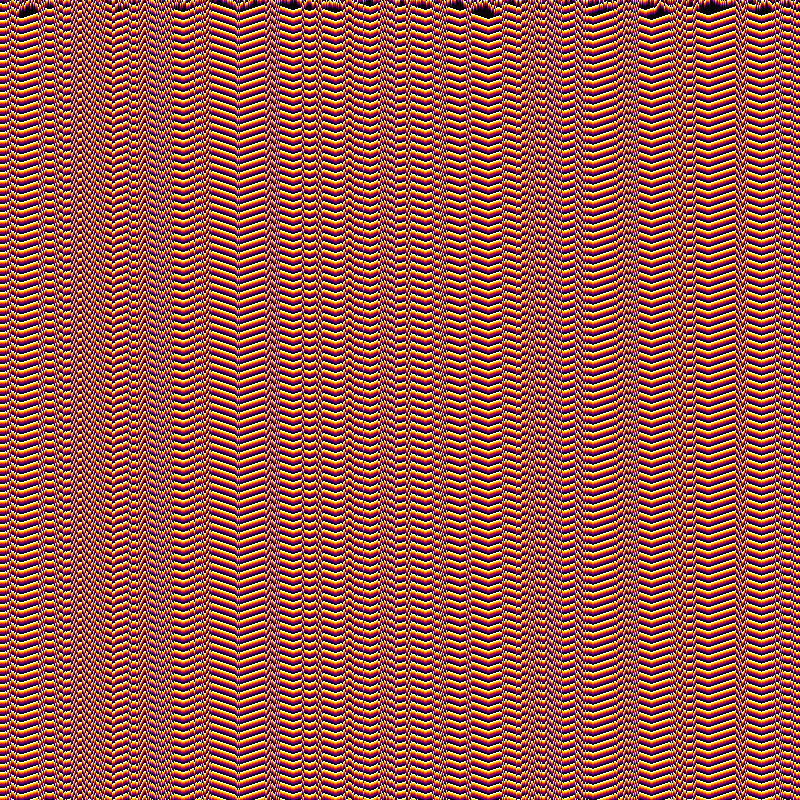
#> input picture showcase/loop_01_rule_04_random.png, 800 x 800 px
$ python gif_showcase.py
#> lines starting #> are read from the running program, lines starting #| are printed output that depends on the picture
import os
import shutil
from PIL import Image

# 1. Output configurations
OUTPUT_GIF_PATH = "winners_1x5_showcase.gif"
ARTIFACT_DIR = r"C:\Users\dimitris\.gemini\antigravity-cli\brain\ef3bfa56-bb9c-4382-99f6-46986bd58e36"

# 2. Dimensions and spacing (Seamless edge-to-edge stitching)
IMAGE_W = 240
IMAGE_H = 240
PADDING = 0  # 0 padding for seamless horizontal strip

# Calculate total canvas size
CANVAS_WIDTH = 5 * IMAGE_W + 4 * PADDING
CANVAS_HEIGHT = IMAGE_H

# 3. Simple list of image paths to process (flat list).
#    showcase/ holds committed copies of the originals, so the GIF can be rebuilt from a clone.
IMAGE_LIST = [
    r"showcase/loop_01_rule_04_random.png",
    r"showcase/loop_02_rule_02_random.png",
    r"showcase/loop_02_rule_04_random.png",
    r"showcase/loop_02_rule_07_single_seed.png",
    r"showcase/loop_03_rule_08_single_seed.png",

    r"showcase/loop_06_rule_01_random.png",
    r"showcase/loop_08_rule_01_random.png",
    r"showcase/loop_08_rule_02_random.png",
    r"showcase/loop_09_rule_08_single_seed.png",
    r"showcase/loop_10_rule_08_single_seed.png",

    r"showcase/loop_11_rule_03_random.png",
    r"showcase/loop_25_rule_08_random.png",
    r"showcase/loop_11_rule_05_random.png",
    r"showcase/loop_12_rule_02_single_seed.png",
    r"showcase/loop_12_rule_04_random.png",

    r"showcase/loop_13_rule_04_random.png",
    r"showcase/loop_13_rule_10_single_seed.png",
    r"showcase/loop_14_rule_03_single_seed.png",
    r"showcase/loop_14_rule_07_single_seed.png",
    r"showcase/loop_15_rule_09_random.png",

    r"showcase/loop_17_rule_09_single_seed.png",
    r"showcase/loop_20_rule_05_single_seed.png",
    r"showcase/loop_20_rule_06_single_seed.png",
    r"showcase/loop_22_rule_07_single_seed.png",
    r"showcase/loop_23_rule_07_single_seed.png",

    r"showcase/loop_23_rule_05_random.png",
    r"showcase/loop_24_rule_01_single_seed.png",
    r"showcase/loop_24_rule_02_single_seed.png",
    r"showcase/loop_24_rule_09_single_seed.png",
    r"showcase/loop_25_rule_01_single_seed.png",


]

def create_1x5_showcase():
    # Only keep images that can form full groups of 5
    num_full_groups = len(IMAGE_LIST) // 5
    total_images_to_use = num_full_groups * 5

    # Warn about discarded images
    discarded = len(IMAGE_LIST) - total_images_to_use
    if discarded > 0:
        print(f"WARNING: Discarding {discarded} remaining image(s) as they cannot make up a full group of 5.")

    images_to_process = IMAGE_LIST[:total_images_to_use]
    frames = []

    print(f"Stitching {total_images_to_use} images into {num_full_groups} frames (1x5 layout)...")

    for g_idx in range(num_full_groups):
        # Create base canvas for this frame
        frame_canvas = Image.new("RGBA", (CANVAS_WIDTH, CANVAS_HEIGHT), color=(0, 0, 0, 255))

        # Get the 5 images for this group
        group_images = images_to_process[g_idx * 5 : (g_idx + 1) * 5]

        for i_idx, img_path in enumerate(group_images):
            x_offset = i_idx * (IMAGE_W + PADDING)

            if os.path.exists(img_path):
                img = Image.open(img_path).convert("RGBA")
                img_resized = img.resize((IMAGE_W, IMAGE_H), Image.Resampling.LANCZOS)
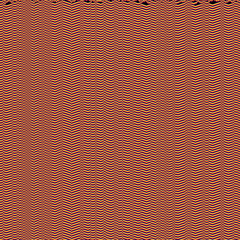
#> img_resized: PIL image 240x240 RGBA; mean R, G, B, A 159.5, 86.1, 65.9, 255
                frame_canvas.paste(img_resized, (x_offset, 0), img_resized)
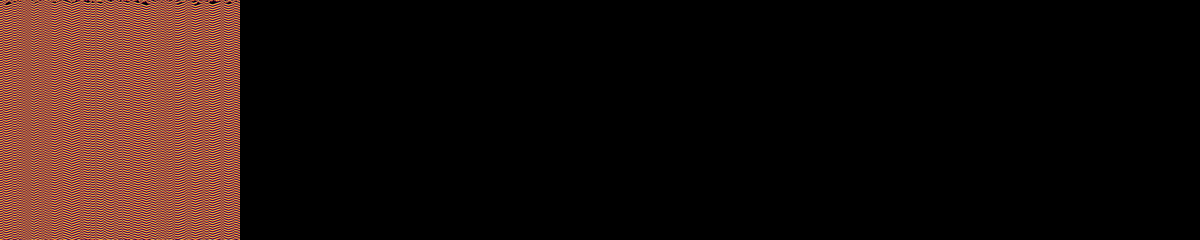
#> frame_canvas: PIL image 1200x240 RGBA; mean R, G, B, A 31.9, 17.2, 13.2, 255
            else:
                # Black placeholder if path doesn't exist
                placeholder = Image.new("RGBA", (IMAGE_W, IMAGE_H), color=(0, 0, 0, 255))
                frame_canvas.paste(placeholder, (x_offset, 0))
                print(f"  WARNING: Image path not found, using black placeholder: {img_path}")

        frames.append(frame_canvas.convert("RGB"))
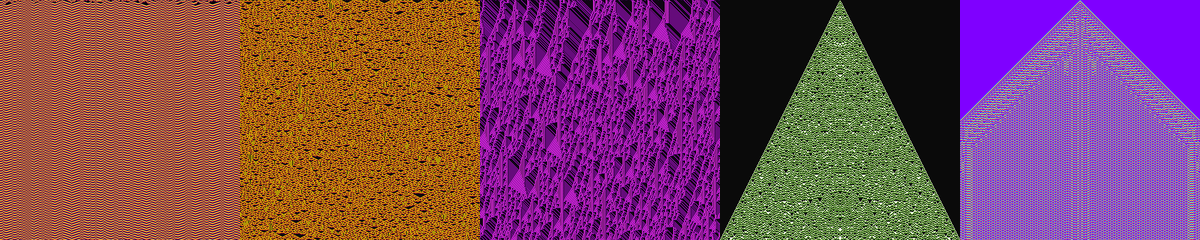
#> frame_canvas: PIL image 1200x240 RGBA; mean R, G, B, A 125.8, 68.2, 91.9, 255

    if not frames:
        print("ERROR: No frames created. GIF compilation aborted.")
        return

    # Save the frames as an animated GIF
    frames[0].save(
        OUTPUT_GIF_PATH,
        save_all=True,
        append_images=frames[1:],
        duration=2000,  # 2.0 seconds per frame
        loop=0
    )
    print(f"SUCCESS: Animated 1x5 showcase GIF saved to: {OUTPUT_GIF_PATH}")

    # Copy to the artifact directory
    if os.path.exists(ARTIFACT_DIR):
        dest_artifact = os.path.join(ARTIFACT_DIR, OUTPUT_GIF_PATH)
        shutil.copy2(OUTPUT_GIF_PATH, dest_artifact)
        print(f"SUCCESS: Copied GIF to artifact folder: {dest_artifact}")

if __name__ == "__main__":
    create_1x5_showcase()
